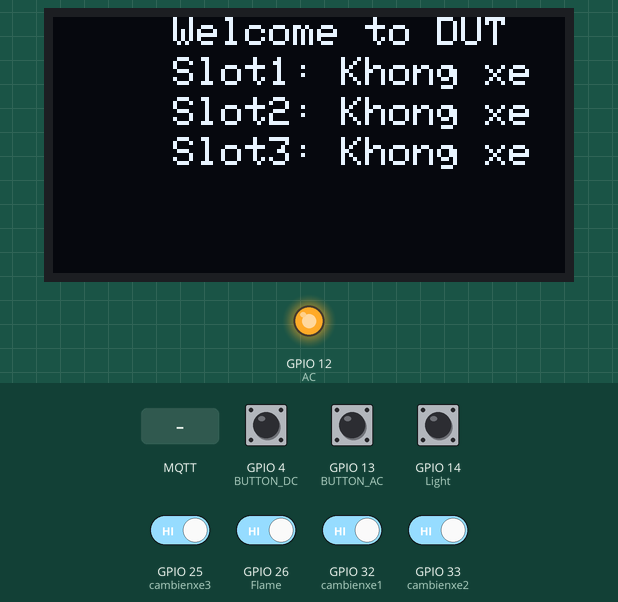
Bench run of a program on a simulated ESP32. Shown: 128×64 one-colour display, output pins drawn as LEDs (lit = HIGH). The test bench sets the inputs (shaded band); at power-on: GPIO 4 (BUTTON_DC), GPIO 13 (BUTTON_AC), GPIO 14 (Light), GPIO 25 (cambienxe3), GPIO 26 (Flame), GPIO 32 (cambienxe1), GPIO 33 (cambienxe2) HIGH. WiFi joins after 1.5 s; servers stay silent unless stated; random numbers use the default seed unless the program sets one; no MQTT or app messages arrive unless stated; pins used as bus, display or sensor lines are not drawn; what the program prints to the serial monitor is not drawn.

Above: at 4.7 s.
4.8 s: GPIO 25 (cambienxe3) driven LOW
At 6.0 s:
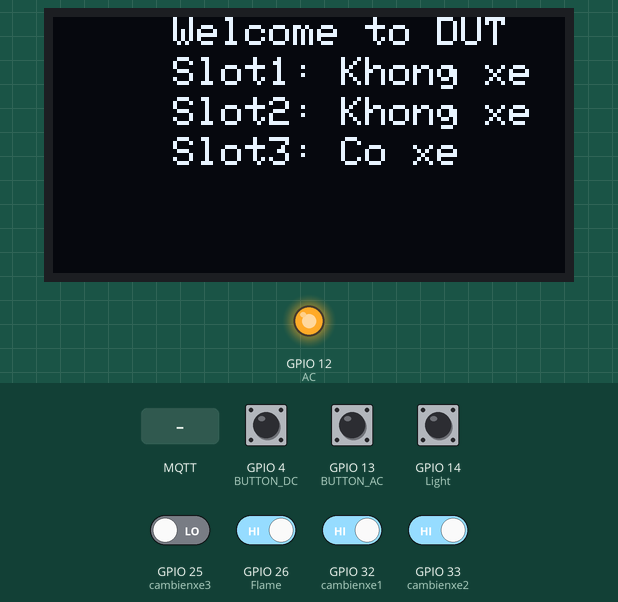
6.3 s: MQTT message "Turn off" arrives on the third subscribed topic
At 7.0 s:
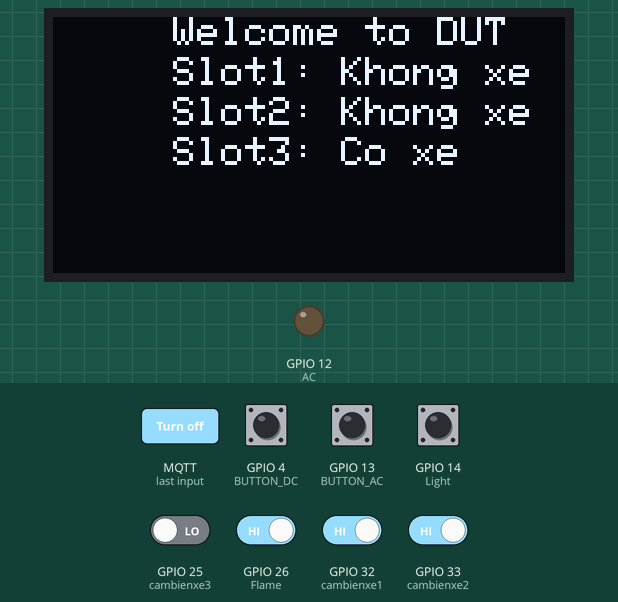
7.8 s: GPIO 32 (cambienxe1) driven LOW
At 9.1 s:
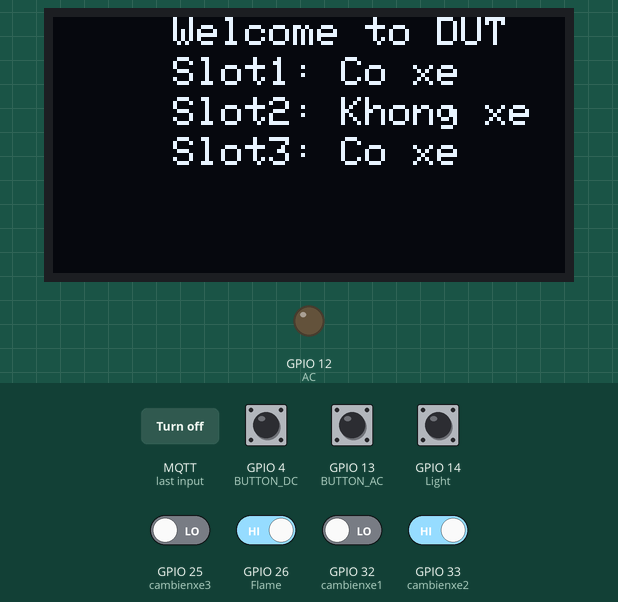
9.4 s: GPIO 33 (cambienxe2) driven LOW
At 10.5 s:
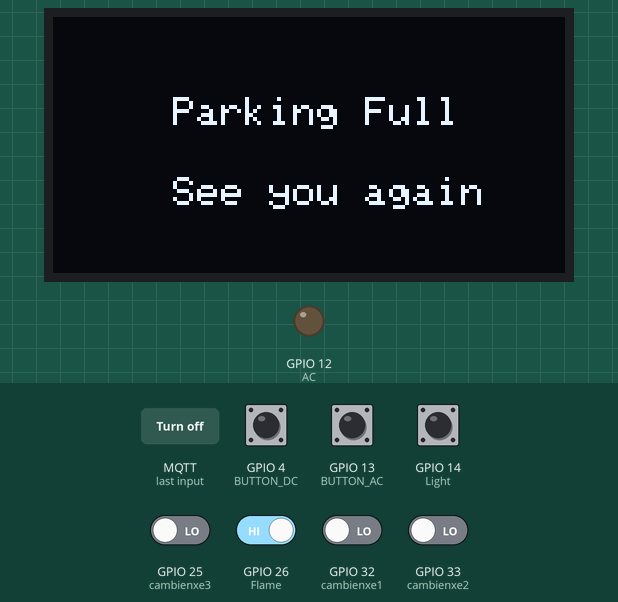
11.0 s: MQTT message "Turn on" arrives on the third subscribed topic
At 11.4 s:
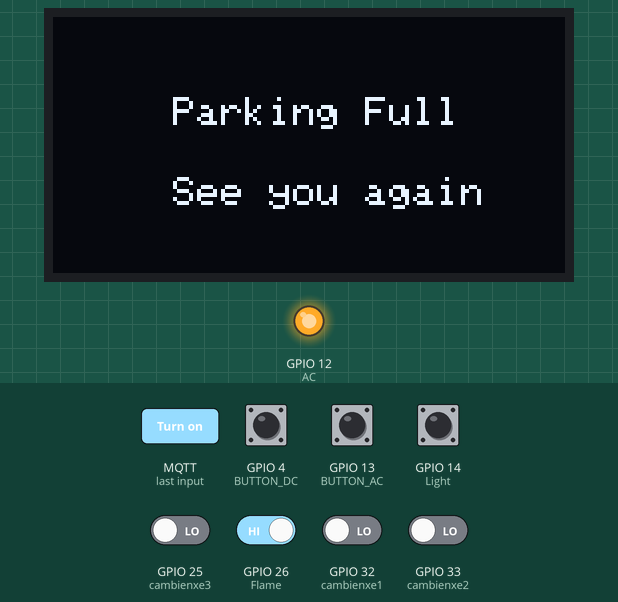
12.5 s: GPIO 25 (cambienxe3) driven HIGH
At 13.7 s:
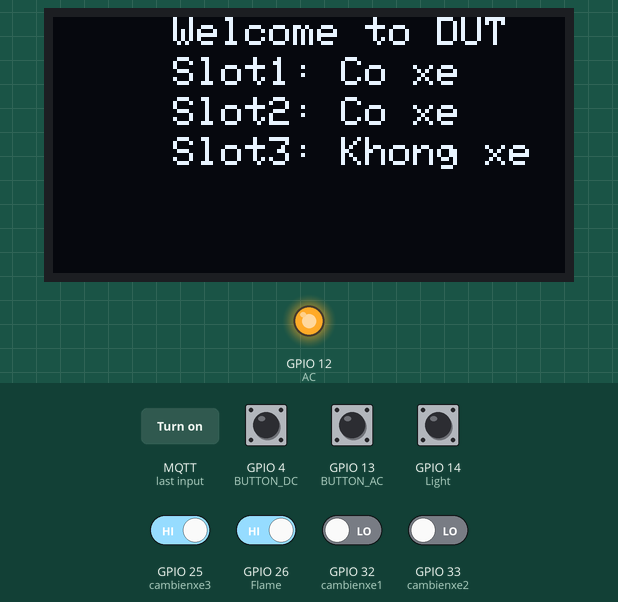
Timing chart, 0 to 15.0 s (numbered marks = the images above; inputs shaded):
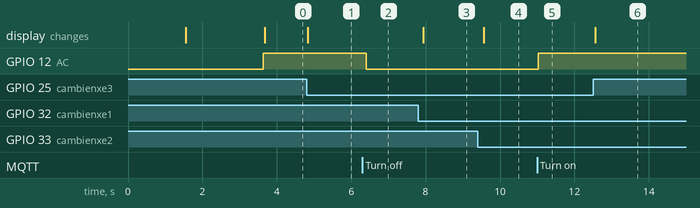

The program:

main.cpp
```cpp
#include <Arduino.h>
#include <WiFi.h> // Sử dụng WiFiClient cho kết nối không bảo mật
#include <PubSubClient.h>
#include <Wire.h>
#include <Adafruit_GFX.h>
#include <Adafruit_SH110X.h>

// Thông tin Wi-Fi và MQTT broker
#define ssid "Hieu_TkZ"
#define password "123123123"

// Thông tin MQTT broker
const char *mqtt_server = "broker.emqx.io";
#define mqtt_port 1883
#define mqtt_username "hieutk1302"
#define mqtt_password "hieutk1302"

WiFiClient espClient; // Sử dụng WiFiClient cho kết nối không bảo mật
PubSubClient client(espClient);

bool isLoginProcessed = false; // Biến trạng thái đã xử lý login

// Định nghĩa kích thước màn hình OLED
#define SCREEN_WIDTH 128
#define SCREEN_HEIGHT 64
#define OLED_RESET -1
// Khởi tạo đối tượng OLED
Adafruit_SH1106G display(SCREEN_WIDTH, SCREEN_HEIGHT, &Wire, OLED_RESET);

// Định nghĩa chân
#define DC 16        // động cơ
#define BUTTON_DC 4  // nút động cơ
#define AC 12        // đèn
#define BUTTON_AC 13 // nút đèn

// cảm biến
#define Light 14 // cảm biến ánh sáng
#define Flame 26 // cảm biến lửa

// Biến lưu trạng thái cảm biến
#define cambienxe1 32 // Chân cảm biến xe 1
#define cambienxe2 33 // Chân cảm biến xe 2
#define cambienxe3 25 // Chân cảm biến xe 3

int xe1 = 0;
int xe2 = 0;
int xe3 = 0;

bool ACState = false;          // Trạng thái đèn/motor
bool lastButtonACState = HIGH; // Trạng thái nút trước đó
bool overrideACSensor = false; // Biến để xác định có bỏ qua cảm biến hay không
int lastLightState = HIGH;     // Lưu trạng thái cảm biến trước đó

bool DCState = false;          // Trạng thái đèn/motor
bool lastButtonDCState = HIGH; // Trạng thái nút trước đó
bool overrideDCSensor = false; // Biến để xác định có bỏ qua cảm biến hay không
int lastFlameState = HIGH;     // Lưu trạng thái cảm biến trước đó

// Khai báo hàm
void connectWiFi();
void reconnect();
void callback(char *topic, byte *payload, unsigned int length);
void oled();
void parking();
void DongcoAC();
void DongcoDC();

void setup()
{
  Serial.begin(115200);
  connectWiFi(); // Kết nối Wi-Fi
  client.setServer(mqtt_server, mqtt_port);
  Serial.println("setServer completed !");
  client.setCallback(callback); // Thiết lập callback để nhận tin từ MQTT

  // Khởi tạo các chân cảm biến và động cơ
  pinMode(cambienxe1, INPUT);
  pinMode(cambienxe2, INPUT);
  pinMode(cambienxe3, INPUT);

  pinMode(DC, OUTPUT);
  pinMode(BUTTON_DC, INPUT_PULLUP);
  digitalWrite(DC, digitalRead(Flame)); // motor bật hay tắt lúc đầu là do cảm biến

  pinMode(AC, OUTPUT);
  pinMode(BUTTON_AC, INPUT_PULLUP);
  digitalWrite(AC, digitalRead(Light)); // đèn bật hay tắt lúc đầu là do cảm biến

  pinMode(Flame, INPUT_PULLUP);
  pinMode(Light, INPUT_PULLUP);

  // Khởi động màn hình OLED
  Wire.begin(21, 22);
  display.begin(0x3C, true);          // Khởi tạo với địa chỉ I2C 0x3C
  display.clearDisplay();             // Xóa bộ đệm hiển thị
  display.setTextSize(0.7);           // Đặt kích thước chữ
  display.setTextColor(SH110X_WHITE); // Đặt màu chữ

  // Hiển thị thông điệp chào mừng trên OLED
  display.setCursor(0, 0);
  display.println("Hello, PBL3");
  display.setCursor(0, 10);
  display.println("ESP32 & OLED");
  display.display(); // Cập nhật hiển thị
  delay(2000);       // Đợi 2 giây trước khi tiếp tục
}

void loop() {
  if (!client.connected()) {
    Serial.println("Connecting to broker...");
    reconnect();
  }
  client.loop(); // Giữ kết nối với broker


  // Gửi trạng thái bãi đỗ xe liên tục mỗi 2 giây
  static unsigned long lastTime = 0;
  unsigned long currentTime = millis();

  if (currentTime - lastTime >= 2000) {  // Mỗi 2 giây gửi một lần
    parking();
    client.publish("esp32/motorState", DCState ? "On" : "Off");
    client.publish("esp32/ledState", ACState ? "Off" : "On");
    lastTime = currentTime;  // Cập nhật thời gian gửi tiếp theo
  }


  DongcoDC();
  DongcoAC();
  oled();
}


void callback(char *topic, byte *payload, unsigned int length) {
    String msg = "";
    for (int i = 0; i < length; i++) {
        msg += (char)payload[i]; // Chuyển payload thành chuỗi
    }

    Serial.print("Tin nhắn nhận từ topic ");
    Serial.print(topic);
    Serial.print(": ");
    Serial.println(msg);

    // Xử lý từng topic
    if (strcmp(topic, "web/ledControl") == 0) {
        if (msg == "Turn on") {
            ACState = true;
            digitalWrite(AC, HIGH); // Bật đèn
            overrideACSensor = true;
        } else if (msg == "Turn off") {
            ACState = false;
            digitalWrite(AC, LOW); // Tắt đèn
            overrideACSensor = true;
        }
        client.publish("esp32/ledState", ACState ? "On" : "Off");

    } else if (strcmp(topic, "web/motorControl") == 0) {
        if (msg == "Turn on") {
            DCState = true;
            digitalWrite(DC, HIGH); // Bật máy bơm
            overrideDCSensor = true;
        } else if (msg == "Turn off") {
            DCState = false;
            digitalWrite(DC, LOW); // Tắt máy bơm
            overrideDCSensor = true;
        }
        client.publish("esp32/motorState", DCState ? "On" : "Off");

      }else if (strcmp(topic, "web/Logout") == 0) {
      if (msg == "True") {
        isLoginProcessed = false;
        Serial.println("Logout successful, isLoginProcessed reset.");
    }


    } else if (strcmp(topic, "web/Login") == 0) {
        if (!isLoginProcessed) {
            if (msg == "admin|admin") {
                client.publish("web/Login", "true");  // Trả kết quả đúng
            } else {
                client.publish("web/Login", "false"); // Trả kết quả sai
            }
            isLoginProcessed = true; // Đánh dấu đã xử lý
        }

    }
}

// Hàm kết nối với mqtt broker
void reconnect()
{
  while (!client.connected())
  {
    Serial.print("Attempting MQTT connection...");
    String clientID = "ESPClient-";
    clientID += String(random(0xffff), HEX);

    // Kết nối với broker MQTT với username và password
    if (client.connect(clientID.c_str(), mqtt_username, mqtt_password))
    {
      Serial.println("connected MQTT");

      client.subscribe("esp32/ledState");
      Serial.println("connected topic esp32/ledState");

      client.subscribe("esp32/motorState");
      Serial.println("connected topic esp32/motorState");

      client.subscribe("web/ledControl");
      Serial.println("connected topic web/ledControl");

      client.subscribe("esp32/parkingStatus");
      Serial.println("connected topic esp32/parkingStatus"); // đăng ký topic để gửi trạng thái ô đậu xe

      client.subscribe("web/motorControl");
      Serial.println("connected topic web/motorControl");

      client.subscribe("web/Login");
      client.subscribe("web/Logout");
      Serial.println("connected topic web/Login");
    }
    else
    {
      Serial.print("failed, rc=");
      Serial.print(client.state());
      delay(2000);
    }
  }
}

// Hàm kết nối Wi-Fi
void connectWiFi()
{
  WiFi.begin(ssid, password);
  Serial.print("Connecting to WiFi..");
  while (WiFi.status() != WL_CONNECTED)
  {
    delay(500);
    Serial.print(".");
  }
  Serial.println("\nConnected to WiFi !");
}
// Hàm Oled
void oled(){
// Đọc trạng thái cảm biến
xe1 = digitalRead(cambienxe1);
xe2 = digitalRead(cambienxe2);
xe3 = digitalRead(cambienxe3);

// Hiển thị thông điệp chào mừng
display.clearDisplay();
display.setCursor(30, 0);
display.println("Welcome to DUT");

// Mảng chứa trạng thái và vị trí
int xe[] = {xe1, xe2, xe3};
const char* slots[] = {"Slot1", "Slot2", "Slot3"};
const char* statuses[] = {"Co xe", "Khong xe"};

for (int i = 0; i < 3; i++) {
    display.setCursor(30, 10 + (i * 10));
    display.print(slots[i]);
    display.print(": ");
    display.println(statuses[xe[i]]);
}

// Kiểm tra nếu tất cả vị trí đều có xe
if (xe1 == LOW && xe2 == LOW && xe3 == LOW) {
    display.clearDisplay();
    display.setCursor(30, 20);
    display.println("Parking Full");
    display.setCursor(30, 40);
    display.println("See you again");
}

// Cập nhật màn hình OLED
display.display();
// Thêm một khoảng thời gian để giảm tần suất đọc
delay(100);
}

void parking() {
  int giaTri1 = digitalRead(cambienxe1);
  int giaTri2 = digitalRead(cambienxe2);
  int giaTri3 = digitalRead(cambienxe3);

    client.publish("esp32/parkingStatus", giaTri1 == HIGH ? "Slot1:Khong xe" : "Slot1:Co xe");
    client.publish("esp32/parkingStatus", giaTri2 == HIGH ? "Slot2:Khong xe" : "Slot2:Co xe");
    client.publish("esp32/parkingStatus", giaTri3 == HIGH ? "Slot3:Khong xe" : "Slot3:Co xe");
}

void DongcoAC()
{
  // Đọc trạng thái nút nhấn đèn
  bool currentButtonACState = digitalRead(BUTTON_AC);
  // Đọc trạng thái cảm biến ánh sáng
  int currentLightState = digitalRead(Light);

  // Khi nút nhấn được nhấn (nhấn vào = LOW)
  if (lastButtonACState == HIGH && currentButtonACState == LOW)
  {
    overrideACSensor = true; // Ưu tiên nút nhấn, bỏ qua cảm biến
    ACState = !ACState;      // Đảo trạng thái đèn/motor
    digitalWrite(AC, ACState ? LOW : HIGH);
  }
  lastButtonACState = currentButtonACState;

  // Kiểm tra nếu cảm biến thay đổi trạng thái
  if (currentLightState != lastLightState)
  {
    overrideACSensor = false;           // Khôi phục quyền điều khiển của cảm biến
    lastLightState = currentLightState; // Cập nhật trạng thái cảm biến
  }
  // Nếu không bị nút nhấn ưu tiên, dùng tín hiệu từ cảm biến
  if (!overrideACSensor)
  {
    if (currentLightState == HIGH)
    {
      digitalWrite(AC, HIGH); // Cảm biến light tắt đèn
      ACState = false;       // Cập nhật trạng thái đèn
    }
    else
    {
      digitalWrite(AC, LOW); // Cảm biến Flame bật đèn
      ACState = true;         // Cập nhật trạng thái đèn
    }
    delay(10);
  }
}

void DongcoDC()
{
  // Đọc trạng thái nút nhấn
  bool currentButtonDCState = digitalRead(BUTTON_DC);
  // Đọc trạng thái cảm biến Flame
  int currentFlameState = digitalRead(Flame);

  // Khi nút nhấn được nhấn (nhấn vào = LOW)
  if (lastButtonDCState == HIGH && currentButtonDCState == LOW)
  {
    overrideDCSensor = true; // Ưu tiên nút nhấn, bỏ qua cảm biến
    DCState = !DCState;      // Đảo trạng thái đèn/motor
    digitalWrite(DC, DCState ? HIGH : LOW);
  }
  lastButtonDCState = currentButtonDCState;

  // Kiểm tra nếu cảm biến thay đổi trạng thái
  if (currentFlameState != lastFlameState)
  {
    overrideDCSensor = false;           // Khôi phục quyền điều khiển của cảm biến
    lastFlameState = currentFlameState; // Cập nhật trạng thái cảm biến
  }

  // Nếu không bị nút nhấn ưu tiên, dùng tín hiệu từ cảm biến
  if (!overrideDCSensor)
  {
    if (currentFlameState == LOW)
    {
      digitalWrite(DC, LOW); // Cảm biến motor tắt
      DCState = false;       // Cập nhật trạng thái motor
    }
    else
    {
      digitalWrite(DC, HIGH); // Cảm biến motor bật
      DCState = true;         // Cập nhật trạng thái motor
    }
    delay(10);
  }
}
```

Measured:
- after the input at 4.8 s, the display: changes at once (image 1)
- after the input at 6.3 s, GPIO 12 (AC): HIGH → LOW after 0.10 s
- after the input at 7.8 s, the display: changes after 0.13 s (image 3)
- after the input at 9.4 s, the display: changes after 0.16 s (image 4)
- after the input at 11.0 s, GPIO 12 (AC): LOW → HIGH at once
- after the input at 12.5 s, the display: changes after 0.05 s (image 6)
